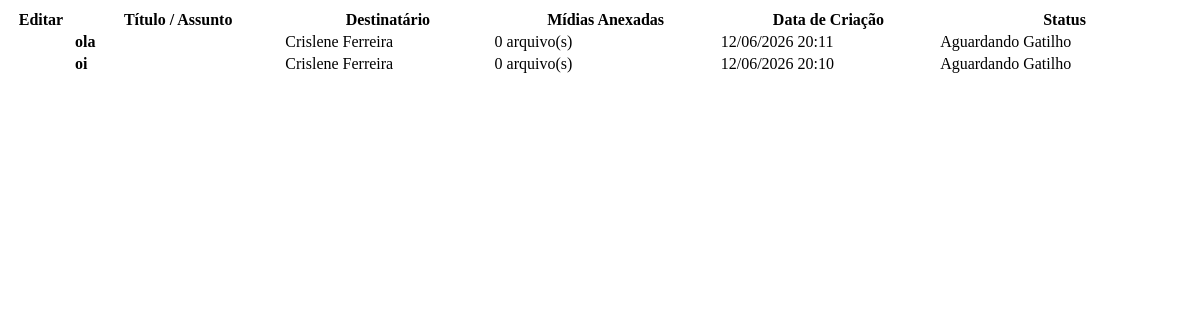
Before: /dashboard/dados-tabela/ (signed in) with the older database file.
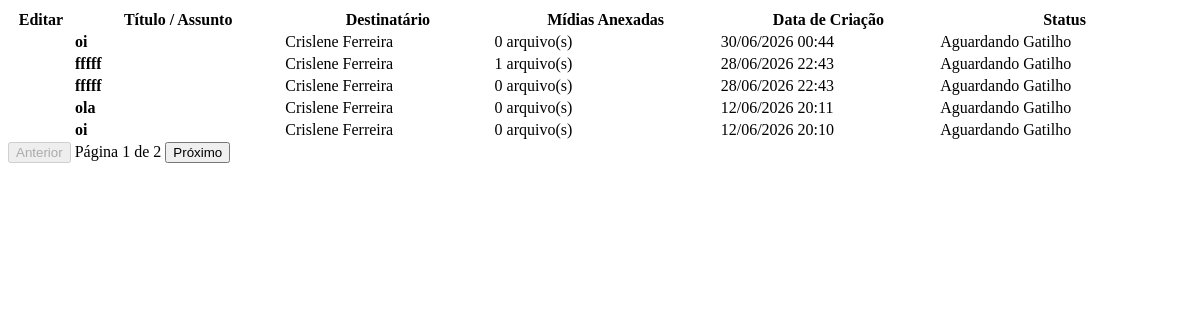
After: the same page with the newer database file.
### core/models.py (models this page shows, shortened)
class Mensagem(models.Model):
    destinatario = models.ForeignKey(Destinatario, on_delete=models.CASCADE, related_name='mensagens')
    titulo = models.CharField(max_length=200)
    conteudo = models.TextField()
    data_criacao = models.DateTimeField(auto_now_add=True)
    data_envio = models.DateTimeField(null=True, blank=True)
    enviada = models.BooleanField(default=False)

class Destinatario(models.Model):
    TIPO_CHOICES = [
        ('email', 'E-mail'),
        ('whatsapp', 'WhatsApp'),
        ('telegram', 'Telegram'),
        ('sms', 'SMS'),
    ]
    perfil = models.ForeignKey(Perfil, on_delete=models.CASCADE, related_name='destinatarios')
    nome = models.CharField(max_length=200)
    tipo = models.CharField(max_length=20, choices=TIPO_CHOICES)
    contato = models.CharField(max_length=200)  # email ou telefone
    ordem_envio = models.IntegerField(default=1)  # ordem de envio

### core/views.py (the view)
# urls.py: path('dashboard/dados-tabela/', views.carregar_tabela_destinatarios, name='carregar_tabela_destinatarios'),
def carregar_tabela_destinatarios(request):
    destinatarios_lista = Mensagem.objects.filter(destinatario__perfil=request.user.perfil).order_by('destinatario','-data_criacao')
    paginator = Paginator(destinatarios_lista, 5)
    page_number = request.GET.get('page', 1)
    page_obj = paginator.get_page(page_number)
    return render(request, 'core/partials/tabela_destinatarios.html', {'page_obj': page_obj})

### core/templates/core/partials/tabela_destinatarios.html (shortened to what this page needs)
<div class="messages-table-container">
    {% if page_obj %}
        <table class="custom-table" style="width: 100%;">
            <thead>
                <tr>
                    <th style="width: 60px; text-align: center;">Editar</th>
                    <th>Título / Assunto</th>
                    <th>Destinatário</th>
                    <th>Mídias Anexadas</th>
                    <th>Data de Criação</th>
                    <th>Status</th>
                </tr>
            </thead>
            <tbody>
                {% for msg in page_obj %}
                    <tr ondblclick="window.location.href='#'" class="clickable-row" title="Duplo clique para editar">
                        <td class="text-center">
                        </td>
                        <td class="msg-title"><strong>{{ msg.titulo|default:"Sem título" }}</strong></td>
                        <td>{{ msg.destinatario.nome }}</td>
                        <td>
                            <span class="media-badge">
                                {{ msg.midias.count|default:0 }} arquivo(s)
                            </span>
                        </td>
                        <td>{{ msg.data_criacao|date:"d/m/Y H:i" }}</td>
                        <td>
                            {% if msg.enviada %}
                                <span class="status-badge sent">Enviada</span>
                            {% else %}
                                <span class="status-badge pending">Aguardando Gatilho</span>
                            {% endif %}
                        </td>
                    </tr>
                {% endfor %}
            </tbody>
        </table>
        {% if page_obj.has_other_pages %}
        <div class="table-pagination">
            {% if page_obj.has_previous %}
                <button class="btn-pagination" onclick="buscarLista('{% url 'carregar_tabela_destinatarios' %}?page={{ page_obj.previous_page_number }}')">
                    <i data-lucide="chevron-left"></i> Anterior
                </button>
            {% else %}
                <button class="btn-pagination" disabled> Anterior</button>
            {% endif %}
            <span class="page-current">Página {{ page_obj.number }} de {{ page_obj.paginator.num_pages }}</span>
            {% if page_obj.has_next %}
                <button class="btn-pagination" onclick="buscarLista('{% url 'carregar_tabela_destinatarios' %}?page={{ page_obj.next_page_number }}')">
                    Próximo
                </button>
            {% else %}
                <button class="btn-pagination" disabled>Próximo <i data-lucide="chevron-right"></i></button>
            {% endif %}
        </div>
        {% endif %}
    {% endif %}
</div>

Changed rows visible on the page:
added Mensagem: titulo "oi", destinatario.nome "Crislene Ferreira", midias.count "0", data_criacao "30/06/2026 00:44", enviada "Aguardando Gatilho"
added Mensagem: titulo "fffff", destinatario.nome "Crislene Ferreira", midias.count "1", data_criacao "28/06/2026 22:43", enviada "Aguardando Gatilho"
added Mensagem: titulo "fffff", destinatario.nome "Crislene Ferreira", midias.count "0", data_criacao "28/06/2026 22:43", enviada "Aguardando Gatilho"
Other visible differences:
{{ page_obj.number }}: (not shown) → "1"
{{ page_obj.paginator.num_pages }}: (not shown) → "2"
text now shown: "Anterior Página de Próximo"
